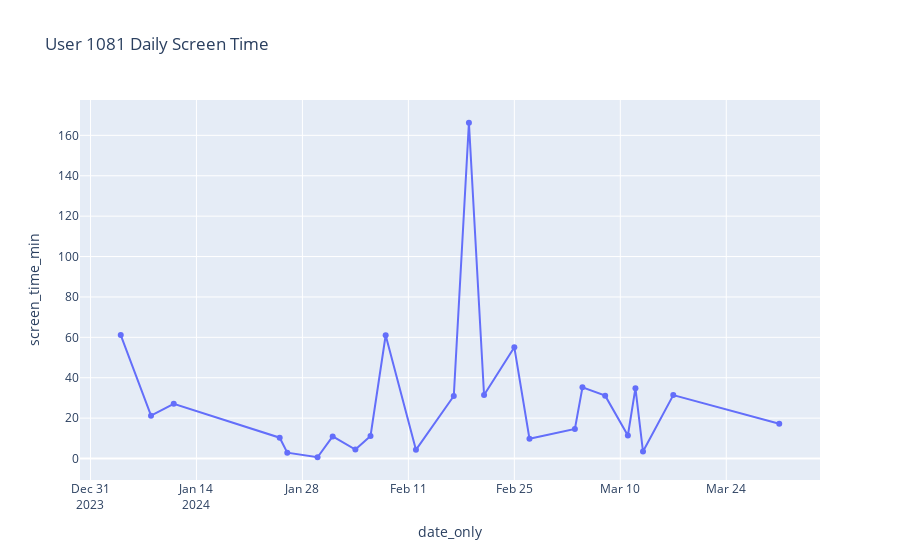

This figure's notebook cell:
### Code cell
import plotly.express as px

fig = px.line(user_1081,
              x='date_only',
              y='screen_time_min',
              title='User 1081 Daily Screen Time',
              markers=True)
fig.show()

### Figure 1 — Plotly figure (JSON) as saved in the notebook; plotly's stock layout.template omitted (floating-point values rounded to 4 significant figures)
{"data": [{"hovertemplate": "date_only=%{x}<br>screen_time_min=%{y}<extra></extra>", "legendgroup": "", "line": {"color": "#636efa", "dash": "solid"}, "marker": {"symbol": "circle"}, "mode": "lines+markers", "name": "", "orientation": "v", "showlegend": false, "type": "scatter", "x": ["2024-01-04T00:00:00.000000000", "2024-01-08T00:00:00.000000000", "2024-01-11T00:00:00.000000000", "2024-01-25T00:00:00.000000000", "2024-01-26T00:00:00.000000000", "2024-01-30T00:00:00.000000000", "2024-02-01T00:00:00.000000000", "2024-02-04T00:00:00.000000000", "2024-02-06T00:00:00.000000000", "2024-02-08T00:00:00.000000000", "2024-02-12T00:00:00.000000000", "2024-02-17T00:00:00.000000000", "2024-02-19T00:00:00.000000000", "2024-02-21T00:00:00.000000000", "2024-02-25T00:00:00.000000000", "2024-02-27T00:00:00.000000000", "2024-03-04T00:00:00.000000000", "2024-03-05T00:00:00.000000000", "2024-03-08T00:00:00.000000000", "2024-03-11T00:00:00.000000000", "2024-03-12T00:00:00.000000000", "2024-03-13T00:00:00.000000000", "2024-03-17T00:00:00.000000000", "2024-03-31T00:00:00.000000000"], "xaxis": "x", "y": [61.13, 21.22, 27.09, 10.32, 2.9, 0.63, 10.95, 4.43, 11.14, 61.04, 4.32, 30.96, 166.2, 31.42, 55.06, 9.79, 14.64, 35.28, 31.13, 11.39, 34.83, 3.47, 31.4, 17.18], "yaxis": "y"}], "layout": {"legend": {"tracegroupgap": 0}, "title": {"text": "User 1081 Daily Screen Time"}, "xaxis": {"anchor": "y", "domain": [0, 1], "title": {"text": "date_only"}}, "yaxis": {"anchor": "x", "domain": [0, 1], "title": {"text": "screen_time_min"}}}}
